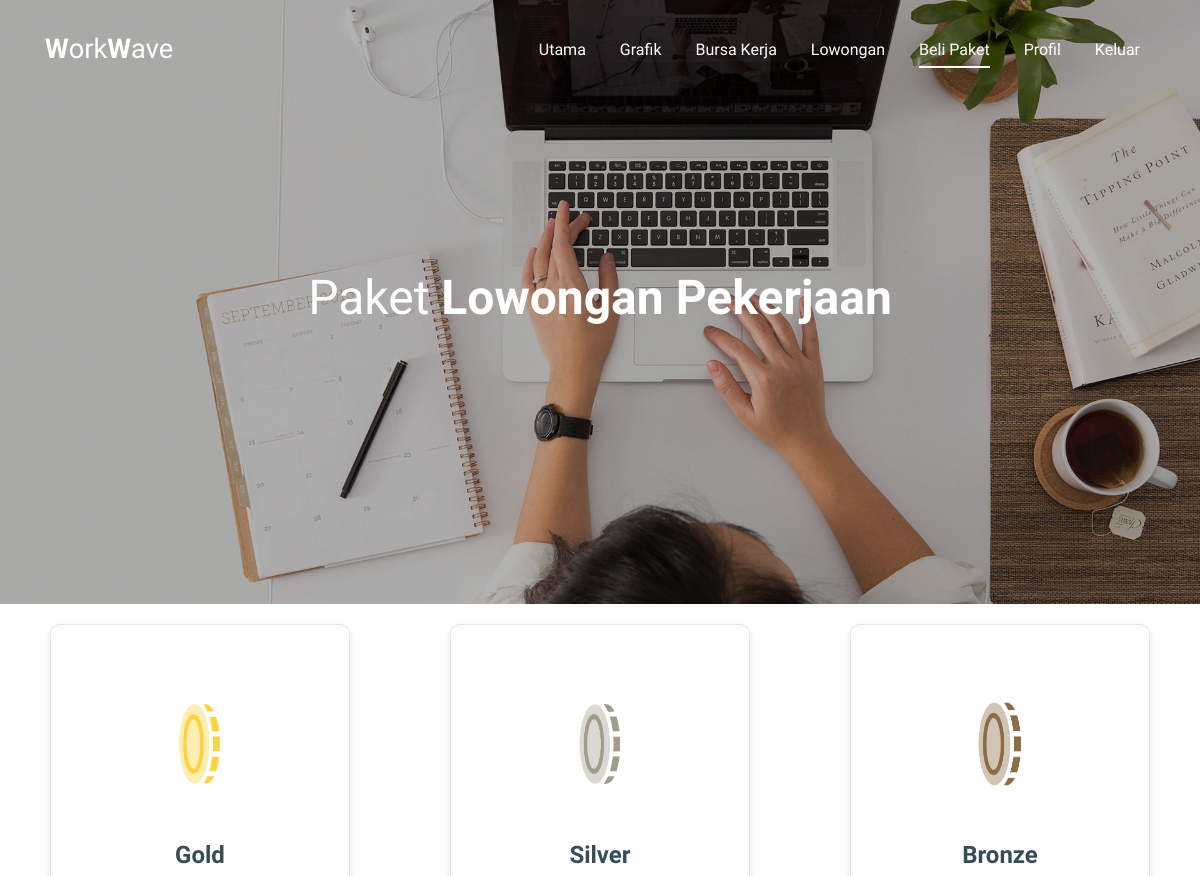
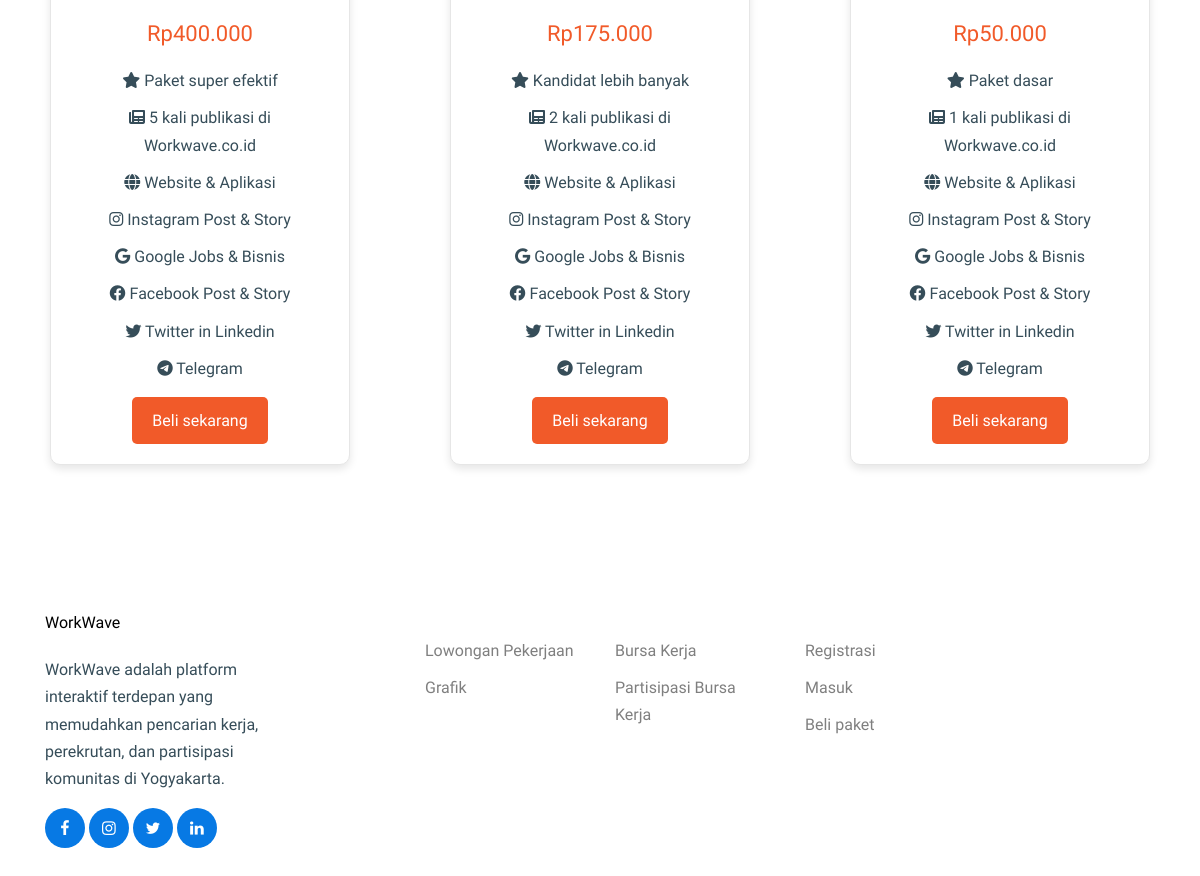
The page /paket.php (signed in) on the database its author committed (2 pictures, top to bottom).
### tables this page shows
CREATE TABLE `paketloker` (
  `package_id` int(11) NOT NULL,
  `nama_paket` varchar(255) NOT NULL,
  `created_at` timestamp NOT NULL DEFAULT current_timestamp(),
  `updated_at` timestamp NOT NULL DEFAULT current_timestamp() ON UPDATE current_timestamp(),
  `price` decimal(10,2) NOT NULL,
  `limit_publish` int(11) NOT NULL
);

### paket.php (the view, shortened to what this page needs)
<?php
include 'koneksi.php';
$user_id = $_SESSION['user_id'];
$status = $_SESSION['status'];
$package_purchased = $_SESSION['package_purchased'];
$query = "SELECT * FROM paketloker";
$result = $koneksi->query($query);
$packages = $result->fetch_all(MYSQLI_ASSOC);
?>
<!doctype html>
<html lang="en">
  <head>
    <link rel="stylesheet" href="fonts/icomoon/style.css">
    <link rel="stylesheet" href="fonts/brand/style.css">
    <link rel="stylesheet" href="css/bootstrap.min.css">
    <link rel="stylesheet" href="css/bootstrap-datepicker.css">
    <link rel="stylesheet" href="css/jquery.fancybox.min.css">
    <link rel="stylesheet" href="css/owl.carousel.min.css">
    <link rel="stylesheet" href="css/owl.theme.default.min.css">
    <link rel="stylesheet" href="css/aos.css">
    <link rel="stylesheet" href="css/paket.css">
    <link rel="stylesheet" href="css/style.css">
    <link rel="stylesheet" href="https://cdnjs.cloudflare.com/ajax/libs/font-awesome/6.0.0-beta3/css/all.min.css">
  </head>
  <body>
    <div class="site-wrap" id="home-section">
      <header class="site-navbar light site-navbar-target" role="banner">
        <div class="container">
          <div class="row align-items-center position-relative">
            <div class="col-3">
              <div class="site-logo">
                <a href="utama.php"><strong>W</strong>ork<strong>W</strong>ave</a>
              </div>
            </div>
            <div class="col-9  text-right">
              <nav class="site-navigation text-right ml-auto d-none d-lg-block" role="navigation">
                <ul class="site-menu main-menu js-clone-nav ml-auto ">
                  <li><a href="utama.php" class="nav-link">Utama</a></li>
                  <li><a href="grafik.php" class="nav-link">Grafik</a></li>
                  <li><a href="bursakerja.php" class="nav-link">Bursa Kerja</a></li>
                  <?php if ($user_id): ?>
                    <li><a href="lowongan.php?status=<?= $status ?>&user_id=<?= $user_id ?>&package_purchased=<?= $package_purchased ?>" class="nav-link">Lowongan</a></li>
                    <li class="active"><a href="paket.php?status=<?= $status ?>&user_id=<?= $user_id ?>&package_purchased=<?= $package_purchased ?>" class="nav-link">Beli Paket</a></li>
                    <li><a href="profil.php?status=<?= $status ?>&user_id=<?= $user_id ?>&package_purchased=<?= $package_purchased ?>" class="nav-link">Profil</a></li>
                    <li><a href="logout.php" class="nav-link">Keluar</a></li>
                  <?php endif; ?>
                </ul>
              </nav>
            </div>
          </div>
        </div>
      </header>
      <div class="site-section-cover overlay" style="background-image: url('images/hero_bg.jpg');">
        <div class="container">
          <div class="row align-items-center justify-content-center">
            <div class="col-lg-10 text-center">
              <h1>Paket <strong>Lowongan Pekerjaan</strong></h1>
            </div>
          </div>
        </div>
      </div>
      <div class="container1">
            <?php foreach ($packages as $package): ?>
                <div class="package-item purchase-item">
                    <div class="title"><img src="images/<?= strtolower($package['nama_paket']) ?>-icon.png" alt="<?= $package['nama_paket'] ?> Package Icon" /></div>
                    <div class="package-title"><?= $package['nama_paket'] ?></div>
                    <div class="package-price">Rp<?= number_format($package['price'], 0, ',', '.') ?></div>
                    <ul class="package-benefits">
                        <li><i class="fas fa-star"></i> <?= $package['nama_paket'] == 'Gold' ? 'Paket super efektif' : ($package['nama_paket'] == 'Silver' ? 'Kandidat lebih banyak' : 'Paket dasar') ?></li>
                        <li><i class="fas fa-newspaper"></i> <?= $package['limit_publish'] ?> kali publikasi di Workwave.co.id</li>
                        <li><i class="fas fa-globe"></i> Website & Aplikasi</li>
                        <li><i class="fab fa-instagram"></i> Instagram Post & Story</li>
                        <li><i class="fab fa-google"></i> Google Jobs & Bisnis</li>
                        <li><i class="fab fa-facebook"></i> Facebook Post & Story</li>
                        <li><i class="fab fa-twitter"></i> Twitter in Linkedin</li>
                        <li><i class="fab fa-telegram"></i> Telegram</li>
                    </ul>
                    <div class="">
                        <button type="button" class="purchase-button" data-package-id="<?= $package['package_id'] ?>">Beli sekarang</button>
                    </div>
                </div>
            <?php endforeach; ?>
        </div>
      <footer class="site-footer">
        <div class="container">
          <div class="row">
            <div class="col-lg-3">
              <h2 class="footer-heading mb-4">WorkWave</h2>
              <p>WorkWave adalah platform interaktif terdepan yang memudahkan pencarian kerja, perekrutan, dan partisipasi komunitas di Yogyakarta. </p>
              <ul class="list-unstyled social">
                <li><a href="#"><span class="icon-facebook"></span></a></li>
                <li><a href="#"><span class="icon-instagram"></span></a></li>
                <li><a href="#"><span class="icon-twitter"></span></a></li>
                <li><a href="#"><span class="icon-linkedin"></span></a></li>
              </ul>
            </div>
            <div class="col-lg-8 ml-auto">
              <div class="row">
                <div class="col-lg-3">
                  <ul class="list-unstyled">
                    <li><a href="utama.php">Lowongan Pekerjaan</a></li>
                    <li><a href="grafik.php">Grafik</a></li>
                  </ul>
                </div>
                <div class="col-lg-3">
                  <ul class="list-unstyled">
                    <li><a href="blog.html">Bursa Kerja</a></li>
                    <li><a href="#">Partisipasi Bursa Kerja</a></li>
                  </ul>
                </div>
                <div class="col-lg-3">
                  <ul class="list-unstyled">
                    <li><a href="registrasi.html">Registrasi</a></li>
                    <li><a href="login.html">Masuk</a></li>
                    <li><a href="#">Beli paket</a></li>
                  </ul>
                </div>
              </div>
            </div>
          </div>
        </div>
      </footer>
  </body>
</html>

### css/paket.css (style rules this page uses)
html, body { background-color: #ffffff; margin: 0; padding: 0; }
.container1 { display: flex; justify-content: space-around; flex-wrap: wrap; }
.package-item { background: #fff; border: 1px solid #e6e6e6; border-radius: 10px; padding: 20px; margin: 20px; width: 300px; text-align: center; box-shadow: 0 4px 8px rgba(0, 0, 0, 0.1); transition: all 0.3s ease-in-out; }
.package-title { font-size: 24px; font-weight: 700; margin: 15px 0; }
.package-price { font-size: 22px; color: #f15a29; margin-bottom: 15px; }
.package-benefits { list-style: none; padding: 0; margin-bottom: 15px; }
.package-benefits li { margin-bottom: 10px; }
.title img { width: 150px; height: 175px; }
.purchase-button { background-color: #f15a29; color: #fff; border: none; padding: 10px 20px; border-radius: 5px; cursor: pointer; font-size: 16px; transition: background-color 0.3s ease; }
.title { color: white }

### css/style.css (style rules this page uses)
html { overflow-x: hidden; }
body { line-height: 1.7; color: #364d59 !important; font-weight: 300; font-size: 1rem; background: #fff; }
a { -webkit-transition: .3s all ease; -o-transition: .3s all ease; transition: .3s all ease; text-decoration: none; }
h1, h2, h3, h4, h5, .h1, .h2, .h3, .h4, .h5 { font-weight: 300; color: #364d59; }
.site-footer { padding: 4em 0; }
@media (min-width: 768px) { .site-footer { padding: 8em 0; } }
.site-footer a { color: rgba(0, 0, 0, 0.5); }
.site-footer ul li { margin-bottom: 10px; }
.site-footer .footer-heading { font-size: 16px; color: #000; }
.site-navbar { margin-bottom: 0px; z-index: 9; position: absolute; top: 0; width: 100%; padding: 1rem; }
.site-navbar .site-logo { margin: 0; padding: 0; font-size: 1.7rem; }
.site-navbar .site-logo strong { font-weight: 900; }
.site-navbar .site-logo a { color: #000; }
.site-navbar .site-navigation .site-menu { margin: 0; padding: 0; margin-bottom: 0; }
.site-navbar .site-navigation .site-menu .active { color: #0779e4 !important; }
.site-navbar .site-navigation .site-menu a { text-decoration: none !important; display: inline-block; }
.site-navbar .site-navigation .site-menu > li { display: inline-block; }
.site-navbar .site-navigation .site-menu > li > a { margin-left: 15px; margin-right: 15px; padding: 20px 0px; color: rgba(0, 0, 0, 0.7); display: inline-block; text-decoration: none !important; }
.site-navbar .site-navigation .site-menu > li.active > a { color: #fff; position: relative; }
.site-navbar .site-navigation .site-menu > li.active > a:before { content: ""; position: absolute; bottom: 15px; left: 0; right: 0; height: 2px; background: #fff; }
.site-navbar.light a { color: #fff; }
.site-navbar.light .site-menu li a { color: #fff; }
.site-mobile-menu .site-nav-wrap { padding: 0; margin: 0; list-style: none; position: relative; }
.site-mobile-menu .site-nav-wrap a { padding: 10px 20px; display: block; position: relative; color: #212529; }
.site-mobile-menu .site-nav-wrap li { position: relative; display: block; }
.site-mobile-menu .site-nav-wrap li.active > a { color: #0779e4; }
.site-mobile-menu .site-nav-wrap > li { display: block; position: relative; float: left; width: 100%; }
.site-mobile-menu .site-nav-wrap > li > a { padding-left: 20px; font-size: 20px; }
.site-section-cover { position: relative; background-size: cover; background-repeat: no-repeat; background-position: center center; }
.site-section-cover, .site-section-cover .container { position: relative; z-index: 2; }
.site-section-cover, .site-section-cover .container > .row { height: calc(100vh - 196px); min-height: 577px; }
.site-section-cover.overlay { position: relative; }
.site-section-cover.overlay:before { position: absolute; content: ""; top: 0; left: 0; right: 0; bottom: 0; background: rgba(0, 0, 0, 0.3); z-index: 1; }
.site-section-cover h1 { font-size: 3rem; color: #fff; line-height: 1; }
.site-section-cover h1 strong { font-weight: 900; }
.social li { display: inline-block; }
.social li a { display: inline-block; width: 40px; height: 40px; border-radius: 50%; background: #0779e4; color: #fff; position: relative; }
.social li a > span { display: inline-block; position: absolute; top: 50%; left: 50%; -webkit-transform: translate(-50%, -50%); -ms-transform: translate(-50%, -50%); transform: translate(-50%, -50%); }

### rows shown on the page
paketloker: shows a picture, nama_paket "Gold", price "400.000", shows "Paket super efektif", limit_publish "5"
paketloker: shows a picture, nama_paket "Silver", price "175.000", shows "Kandidat lebih banyak", limit_publish "2"
paketloker: shows a picture, nama_paket "Bronze", price "50.000", shows "Paket dasar", limit_publish "1"
